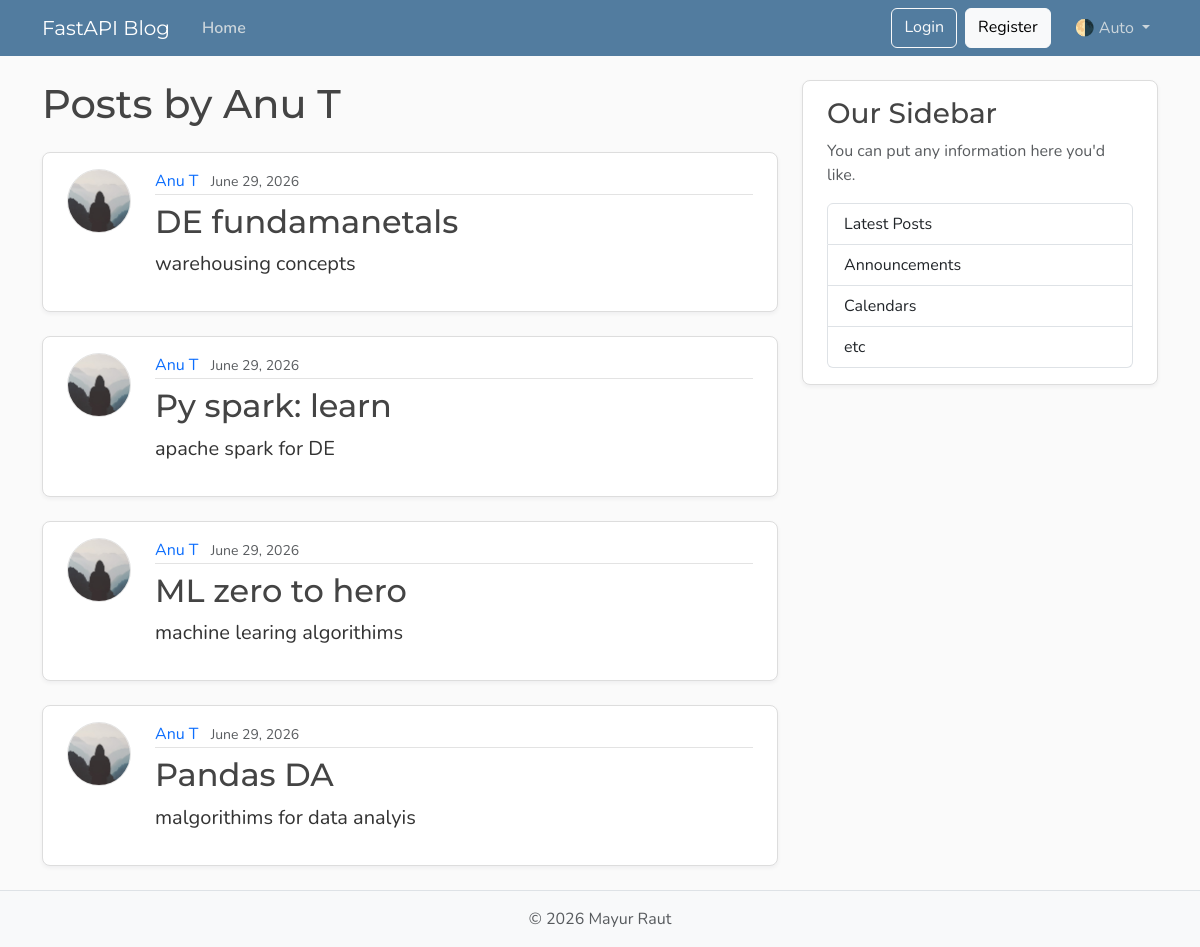
The page /users/2/posts on the database as committed earlier.
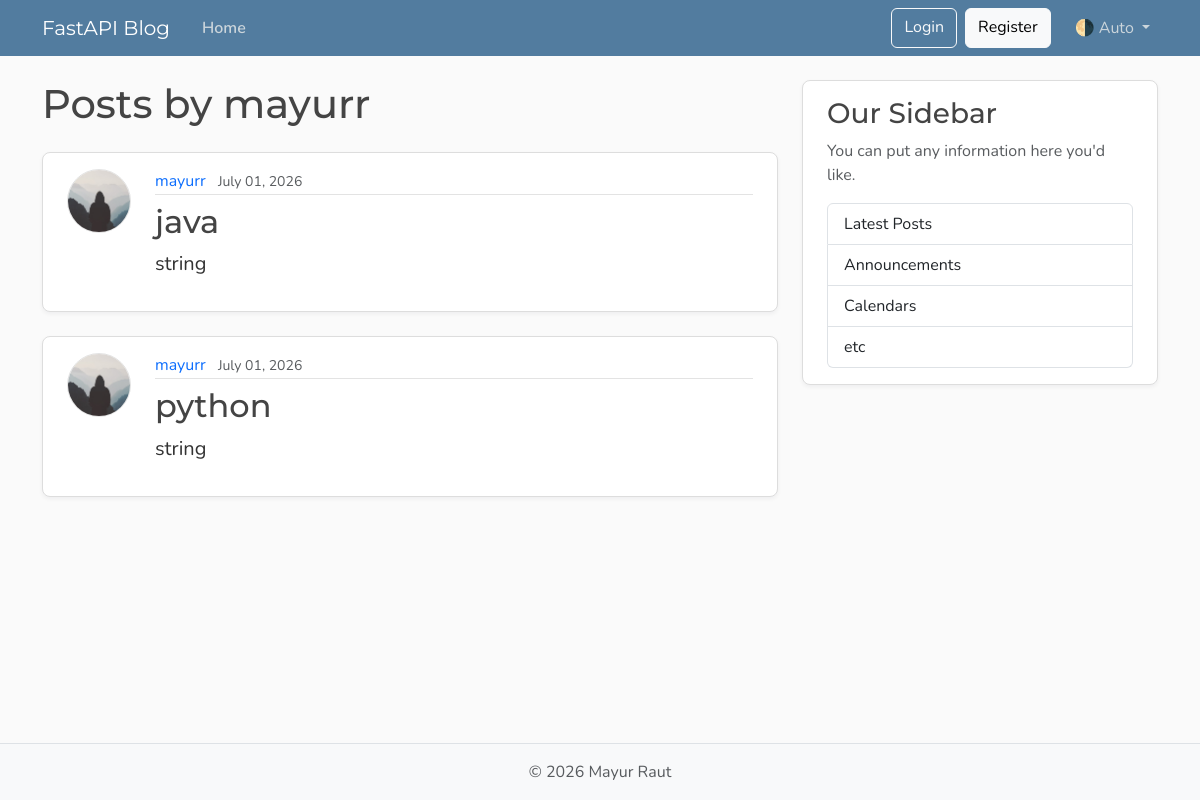
The same page on the database as committed later.
### models.py (models this page shows, shortened)
class User(Base):
    __tablename__ = "users"
    id: Mapped[int] = mapped_column(Integer, primary_key=True, index=True)
    username: Mapped[str] = mapped_column(String(50), unique=True, nullable=False)
    email: Mapped[str] = mapped_column(String(120), unique=True, nullable=False)
    image_file: Mapped[str | None] = mapped_column(
        String(200),
        nullable=True,
        default=None,
    )
    posts: Mapped[list[Post]] = relationship(back_populates="author", cascade="all, delete-orphan")

class Post(Base):
    __tablename__ = "posts"
    id: Mapped[int] = mapped_column(Integer, primary_key=True, index=True)
    title: Mapped[str] = mapped_column(String(100), nullable=False)
    content: Mapped[str] = mapped_column(Text, nullable=False)
    user_id: Mapped[int] = mapped_column(
        ForeignKey("users.id"),
        nullable=False,
        index=True,
    )
    date_posted: Mapped[datetime] = mapped_column(
        DateTime(timezone=True),
        default=lambda: datetime.now(UTC),
    )
    author: Mapped[User] = relationship(back_populates="posts")

### main.py (the view)
@app.get("/users/{user_id}/posts", include_in_schema=False, name="user_posts")
async def user_posts_page(
    request: Request,
    user_id: int,
    db: Annotated[AsyncSession, Depends(get_db)],
):
    result = await db.execute(select(models.User).where(models.User.id == user_id))
    user = result.scalars().first()
    if not user:
        raise HTTPException(
            status_code=status.HTTP_404_NOT_FOUND,
            detail="User not found",
        )
    result = await db.execute(
        select(models.Post)
        .options(selectinload(models.Post.author))
        .where(models.Post.user_id == user_id),
    )
    posts = result.scalars().all()
    return templates.TemplateResponse(
        request,
        "user_posts.html",
        {"posts": posts, "user": user, "title": f"{user.username}'s Posts"},
    )

### templates/user_posts.html
{% extends "layout.html" %}
{% block content %}
  <h1 class="mb-4">Posts by {{ user.username }}</h1>
  {% for post in posts %}
    <article class="content-section py-3 px-4 mb-4">
      <div class="d-flex align-items-start gap-4">
        <img class="rounded-circle article-img flex-shrink-0"
             src="{{ post.author.image_path }}"
             alt="{{ post.author.username }}'s profile picture"
             width="64"
             height="64"
             loading="lazy">
        <div class="flex-grow-1">
          <div class="article-metadata mb-2">
            <a class="me-2"
               href="{{ url_for('user_posts', user_id=post.author.id) }}">{{ post.author.username }}</a>
            <small class="text-body-secondary">{{ post.date_posted.strftime("%B %d, %Y") }}</small>
          </div>
          <h2>
            <a class="article-title"
               href="{{ url_for('get_post_page', post_id=post.id) }}">{{ post.title }}</a>
          </h2>
          <p class="article-content">{{ post.content }}</p>
        </div>
      </div>
    </article>
  {% else %}
    <p class="text-body-secondary">No posts by this user yet.</p>
  {% endfor %}
{% endblock content %}

### templates/layout.html (shortened to what this page needs)
<!DOCTYPE html>
<html lang="en">
  <head>
    <link href="https://cdn.jsdelivr.net/npm/bootstrap@5.3.8/dist/css/bootstrap.min.css"
          rel="stylesheet"
>
    <link rel="stylesheet"
          type="text/css"
          href="{{ url_for("static", path='css/main.css') }}">
  </head>
  <body class="d-flex flex-column min-vh-100">
    <header class="site-header">
      <nav class="navbar navbar-expand-md bg-steel fixed-top"
           data-bs-theme="dark">
        <div class="container">
          <a class="navbar-brand me-4" href="{{ url_for("home") }}">FastAPI Blog</a>
          <div class="collapse navbar-collapse" id="navbarToggle">
            <div class="navbar-nav me-auto">
              <a class="nav-link active"
                 aria-current="page"
                 href="{{ url_for("home") }}">Home</a>
            </div>
            <div class="navbar-nav">
              <a class="btn btn-outline-light mb-2 mb-md-0 me-md-2" href="#">Login</a>
              <a class="btn btn-light mb-2 mb-md-0 me-md-3" href="#">Register</a>
              <div class="nav-item dropdown">
                <a class="nav-link dropdown-toggle"
                   href="#"
                   role="button"
                   id="bd-theme"
                   data-bs-toggle="dropdown"
                   aria-expanded="false">
                  <span id="bd-theme-text">🌗 Auto</span>
                </a>
              </div>
            </div>
          </div>
        </div>
      </nav>
    </header>
    <main role="main" class="container">
      <div class="row">
        <div class="col-md-8">
          {% block content %}
          {% endblock content %}
        </div>
        <aside class="col-md-4">
          <div class="content-section py-3 px-4 mb-4">
            <h3>Our Sidebar</h3>
            <p class="text-body-secondary">You can put any information here you'd like.</p>
            <ul class="list-group">
              <li class="list-group-item">Latest Posts</li>
              <li class="list-group-item">Announcements</li>
              <li class="list-group-item">Calendars</li>
              <li class="list-group-item">etc</li>
            </ul>
          </div>
        </aside>
      </div>
    </main>
    <footer class="mt-auto py-3 bg-body-tertiary border-top">
      <div class="container text-center">
        <p class="text-body-secondary mb-0">
          © <span id="year"></span> Mayur Raut
        </p>
      </div>
    </footer>
  </body>
</html>

### static/css/main.css (style rules this page uses)
:root { --font-heading: "Montserrat", system-ui, -apple-system, BlinkMacSystemFont, sans-serif; --font-body: "Nunito", system-ui, -apple-system, BlinkMacSystemFont, sans-serif; --color-bg-body: #fafafa; --color-bg-content: #ffffff; --color-text-primary: #333333; --color-text-heading: #444444; --color-steel: #527c9f; --color-nav-link: #cbd5db; --color-nav-link-hover: #ffffff; --color-link-hover: #428bca; --color-border: #dddddd; --color-border-light: #e3e3e3; --spacing-xl: 5rem; --article-img-size: 4rem; --account-img-size: 7.813rem; }
body { font-family: var(--font-body); background: var(--color-bg-body); color: var(--color-text-primary); }
main { padding-top: var(--spacing-xl); }
h1, h2, h3, h4, h5, h6 { font-family: var(--font-heading); color: var(--color-text-heading); }
.navbar-brand { font-family: var(--font-heading); }
a { text-decoration: none; }
.bg-steel { background-color: var(--color-steel); }
.site-header .navbar-nav .nav-link { color: var(--color-nav-link); transition: color 0.2s ease-in-out; }
.site-header .navbar-nav .nav-link.active { font-weight: 600; }
.content-section { background: var(--color-bg-content); border: 1px solid var(--color-border); border-radius: 0.5rem; box-shadow: 0 2px 4px rgba(15, 23, 42, 0.05); transition: box-shadow 0.15s ease, transform 0.15s ease, border-color 0.15s ease; }
.article-title { color: var(--color-text-heading); transition: color 0.2s ease-in-out; }
.article-content { white-space: pre-line; font-size: 1.25rem; }
.article-img { height: var(--article-img-size); width: var(--article-img-size); flex-shrink: 0; object-fit: cover; border: 1px solid var(--color-border-light); box-shadow: 0 0 0 2px var(--color-bg-content); }
.article-metadata { padding-bottom: 0.063rem; border-bottom: 1px solid var(--color-border-light); }
.article-metadata a { transition: color 0.2s ease-in-out; }
[data-bs-theme="dark"] { --color-bg-body: #1a1a1a; --color-bg-content: #2d2d2d; --color-text-primary: #e0e0e0; --color-text-heading: #f0f0f0; --color-border: #404040; --color-border-light: #4a4a4a; }

Rows that differ between the two databases and show on the page:
removed Post: author.username "Anu T", date_posted "June 29, 2026", title "DE fundamanetals", content "warehousing concepts"
removed Post: author.username "Anu T", date_posted "June 29, 2026", title "Py spark: learn", content "apache spark for DE"
removed Post: author.username "Anu T", date_posted "June 29, 2026", title "ML zero to hero", content "machine learing algorithims"
removed Post: author.username "Anu T", date_posted "June 29, 2026", title "Pandas DA", content "malgorithims for data analyis"
changed User: username "Anu T" → "mayurr"
added Post: author.username "mayurr", date_posted "July 01, 2026", title "java", content "string"
added Post: author.username "mayurr", date_posted "July 01, 2026", title "python", content "string"
